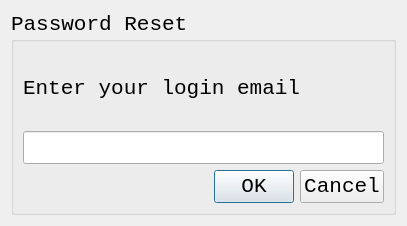
<?xml version="1.0" encoding="UTF-8"?>
<ui version="4.0">
 <class>passwordReset</class>
 <widget class="QDialog" name="passwordReset">
  <property name="geometry">
   <rect>
    <x>0</x>
    <y>0</y>
    <width>407</width>
    <height>226</height>
   </rect>
  </property>
  <property name="windowTitle">
   <string>Dialog</string>
  </property>
  <layout class="QGridLayout" name="gridLayout">
   <item row="0" column="0">
    <widget class="QGroupBox" name="passwordResetGroupBox">
     <property name="font">
      <font>
       <family>Consolas</family>
       <pointsize>16</pointsize>
      </font>
     </property>
     <property name="title">
      <string>Password Reset</string>
     </property>
     <layout class="QGridLayout" name="gridLayout_2">
      <item row="0" column="0">
       <layout class="QVBoxLayout" name="verticalLayout">
        <item>
         <widget class="QLabel" name="enterEmailLabel">
          <property name="text">
           <string>Enter your login email</string>
          </property>
         </widget>
        </item>
        <item>
         <widget class="QLineEdit" name="emailLineEdit"/>
        </item>
       </layout>
      </item>
      <item row="1" column="0">
       <widget class="QDialogButtonBox" name="passwordResetButtonBox">
        <property name="standardButtons">
         <set>QDialogButtonBox::Cancel|QDialogButtonBox::Ok</set>
        </property>
       </widget>
      </item>
     </layout>
    </widget>
   </item>
  </layout>
 </widget>
 <resources/>
 <connections/>
</ui>
